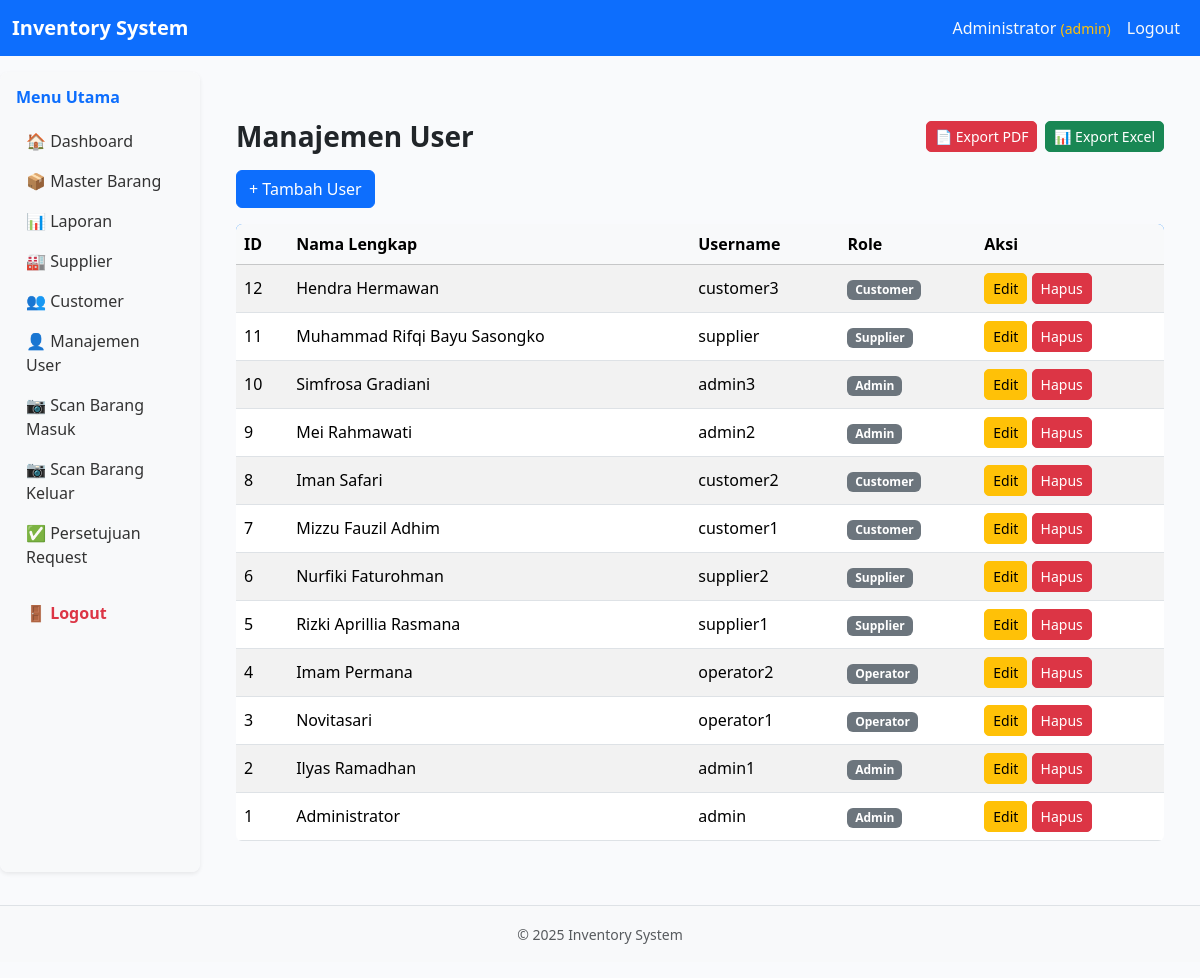
Screenshot of /pages/user/user.php (signed in) with the database file from the repository.
### tables this page shows
CREATE TABLE `users` (
  `id_user` int(11) NOT NULL,
  `username` varchar(50) NOT NULL,
  `password` varchar(255) NOT NULL,
  `role` enum('admin','operator','supplier','customer') NOT NULL,
  `nama_lengkap` varchar(100) NOT NULL
);

### pages/user/user.php (the view, shortened to what this page needs)
<?php
require_once "../../config/db.php";
include "../../includes/header.php";
include "../../includes/sidebar.php";
$users = mysqli_query($conn, "SELECT * FROM users ORDER BY id_user DESC");
?>
<div class="container mt-4">
    <div class="d-flex justify-content-between align-items-center mb-3">
        <h3 class="mb-0">Manajemen User</h3>
        <div class="d-flex gap-2">
            <a href="pages/export/export_user_pdf.php" class="btn btn-danger btn-sm">
                <i class="bi bi-file-earmark-pdf"></i> 📄 Export PDF
            </a>
            <a href="pages/export/export_user_excel.php" class="btn btn-success btn-sm">
                <i class="bi bi-file-earmark-excel"></i> 📊 Export Excel
            </a>
        </div>
    </div>
    <button class="btn btn-primary mb-3" data-bs-toggle="modal" data-bs-target="#addUserModal">
        + Tambah User
    </button>
    <table class="table table-striped align-middle">
        <thead class="table-light">
            <tr>
                <th>ID</th>
                <th>Nama Lengkap</th>
                <th>Username</th>
                <th>Role</th>
                <th>Aksi</th>
            </tr>
        </thead>
        <tbody>
            <?php while ($u = mysqli_fetch_assoc($users)): ?>
            <tr>
                <td><?= $u['id_user'] ?></td>
                <td><?= htmlspecialchars($u['nama_lengkap']) ?></td>
                <td><?= htmlspecialchars($u['username']) ?></td>
                <td><span class="badge bg-secondary"><?= ucfirst($u['role']) ?></span></td>
                <td>
                    <a href="pages/user/user_edit.php?id=<?= $u['id_user'] ?>" class="btn btn-sm btn-warning">Edit</a>
                    <a href="?delete=<?= $u['id_user'] ?>" class="btn btn-sm btn-danger"
                        onclick="return confirm('Yakin ingin menghapus user ini?')">Hapus</a>
                </td>
            </tr>
            <?php endwhile; ?>
        </tbody>
    </table>
</div>
<?php include "../../includes/footer.php"; ?>

### assets/style.css (style rules this page uses)
.btn-sm { border-radius: 5px !important; }
.container { max-width: 100%; }
.table th, .table td { vertical-align: middle; }
body { background-color: #f9fafc; }
h3, h2, h1 { color: #212529; font-weight: 600; }
.btn { border-radius: 6px; transition: all 0.2s ease-in-out; }
.table { border-radius: 6px; overflow: hidden; }
.table thead { background: #007bff; color: #fff; }
.table-striped tbody tr:nth-of-type(odd) { background-color: #f9fbff; }

### rows the page displays
users: id_user "12", nama_lengkap "Hendra Hermawan", username "customer3", role "Customer"
users: id_user "11", nama_lengkap "Muhammad Rifqi Bayu Sasongko", username "supplier", role "Supplier"
users: id_user "10", nama_lengkap "Simfrosa Gradiani", username "admin3", role "Admin"
users: id_user "9", nama_lengkap "Mei Rahmawati", username "admin2", role "Admin"
users: id_user "8", nama_lengkap "Iman Safari", username "customer2", role "Customer"
users: id_user "7", nama_lengkap "Mizzu Fauzil Adhim", username "customer1", role "Customer"
users: id_user "6", nama_lengkap "Nurfiki Faturohman", username "supplier2", role "Supplier"
users: id_user "5", nama_lengkap "Rizki Aprillia Rasmana", username "supplier1", role "Supplier"
users: id_user "4", nama_lengkap "Imam Permana", username "operator2", role "Operator"
users: id_user "3", nama_lengkap "Novitasari", username "operator1", role "Operator"
users: id_user "2", nama_lengkap "Ilyas Ramadhan", username "admin1", role "Admin"
users: id_user "1", nama_lengkap "Administrator", username "admin", role "Admin"

### other values shown
$_SESSION['nama_lengkap'] "Administrator"
$_SESSION['role'] "admin"
